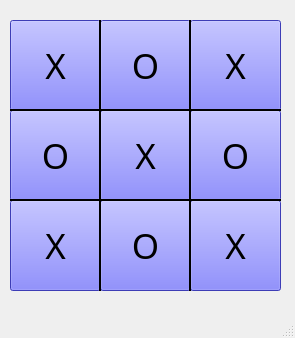
<?xml version="1.0" encoding="UTF-8"?>
<ui version="4.0">
 <class>mainWindow</class>
 <widget class="QMainWindow" name="mainWindow">
  <property name="geometry">
   <rect>
    <x>0</x>
    <y>0</y>
    <width>295</width>
    <height>338</height>
   </rect>
  </property>
  <property name="minimumSize">
   <size>
    <width>295</width>
    <height>338</height>
   </size>
  </property>
  <property name="maximumSize">
   <size>
    <width>295</width>
    <height>338</height>
   </size>
  </property>
  <property name="windowTitle">
   <string>Крестики - Нолики</string>
  </property>
  <property name="autoFillBackground">
   <bool>false</bool>
  </property>
  <widget class="QWidget" name="centralwidget">
   <widget class="QPushButton" name="btn_7">
    <property name="geometry">
     <rect>
      <x>10</x>
      <y>20</y>
      <width>91</width>
      <height>91</height>
     </rect>
    </property>
    <property name="font">
     <font>
      <family>MS Reference Sans Serif</family>
      <pointsize>26</pointsize>
     </font>
    </property>
    <property name="styleSheet">
     <string notr="true">background-color:rgb(85, 85, 255);
selection-background-color: rgb(255, 0, 255);</string>
    </property>
    <property name="text">
     <string>X</string>
    </property>
    <property name="checkable">
     <bool>false</bool>
    </property>
   </widget>
   <widget class="Line" name="line">
    <property name="geometry">
     <rect>
      <x>90</x>
      <y>20</y>
      <width>20</width>
      <height>271</height>
     </rect>
    </property>
    <property name="frameShadow">
     <enum>QFrame::Plain</enum>
    </property>
    <property name="lineWidth">
     <number>2</number>
    </property>
    <property name="orientation">
     <enum>Qt::Vertical</enum>
    </property>
   </widget>
   <widget class="QPushButton" name="btn_8">
    <property name="geometry">
     <rect>
      <x>100</x>
      <y>20</y>
      <width>91</width>
      <height>91</height>
     </rect>
    </property>
    <property name="font">
     <font>
      <family>MS Reference Sans Serif</family>
      <pointsize>26</pointsize>
     </font>
    </property>
    <property name="styleSheet">
     <string notr="true">background-color:rgb(85, 85, 255)</string>
    </property>
    <property name="text">
     <string>O</string>
    </property>
   </widget>
   <widget class="Line" name="line_2">
    <property name="geometry">
     <rect>
      <x>180</x>
      <y>20</y>
      <width>20</width>
      <height>271</height>
     </rect>
    </property>
    <property name="frameShadow">
     <enum>QFrame::Plain</enum>
    </property>
    <property name="lineWidth">
     <number>2</number>
    </property>
    <property name="orientation">
     <enum>Qt::Vertical</enum>
    </property>
   </widget>
   <widget class="QPushButton" name="btn_9">
    <property name="geometry">
     <rect>
      <x>190</x>
      <y>20</y>
      <width>91</width>
      <height>91</height>
     </rect>
    </property>
    <property name="font">
     <font>
      <family>MS Reference Sans Serif</family>
      <pointsize>26</pointsize>
     </font>
    </property>
    <property name="styleSheet">
     <string notr="true">background-color:rgb(85, 85, 255)</string>
    </property>
    <property name="text">
     <string>X</string>
    </property>
   </widget>
   <widget class="QPushButton" name="btn_4">
    <property name="geometry">
     <rect>
      <x>10</x>
      <y>110</y>
      <width>91</width>
      <height>91</height>
     </rect>
    </property>
    <property name="font">
     <font>
      <family>MS Reference Sans Serif</family>
      <pointsize>26</pointsize>
     </font>
    </property>
    <property name="styleSheet">
     <string notr="true">background-color:rgb(85, 85, 255)</string>
    </property>
    <property name="text">
     <string>O</string>
    </property>
   </widget>
   <widget class="QPushButton" name="btn_5">
    <property name="geometry">
     <rect>
      <x>100</x>
      <y>110</y>
      <width>91</width>
      <height>91</height>
     </rect>
    </property>
    <property name="font">
     <font>
      <family>MS Reference Sans Serif</family>
      <pointsize>26</pointsize>
     </font>
    </property>
    <property name="styleSheet">
     <string notr="true">background-color:rgb(85, 85, 255)</string>
    </property>
    <property name="text">
     <string>X</string>
    </property>
   </widget>
   <widget class="QPushButton" name="btn_6">
    <property name="geometry">
     <rect>
      <x>190</x>
      <y>110</y>
      <width>91</width>
      <height>91</height>
     </rect>
    </property>
    <property name="font">
     <font>
      <family>MS Reference Sans Serif</family>
      <pointsize>26</pointsize>
     </font>
    </property>
    <property name="styleSheet">
     <string notr="true">background-color:rgb(85, 85, 255)</string>
    </property>
    <property name="text">
     <string>O</string>
    </property>
   </widget>
   <widget class="QPushButton" name="btn_1">
    <property name="geometry">
     <rect>
      <x>10</x>
      <y>200</y>
      <width>91</width>
      <height>91</height>
     </rect>
    </property>
    <property name="font">
     <font>
      <family>MS Reference Sans Serif</family>
      <pointsize>26</pointsize>
     </font>
    </property>
    <property name="styleSheet">
     <string notr="true">background-color:rgb(85, 85, 255)</string>
    </property>
    <property name="text">
     <string>X</string>
    </property>
   </widget>
   <widget class="QPushButton" name="btn_2">
    <property name="geometry">
     <rect>
      <x>100</x>
      <y>200</y>
      <width>91</width>
      <height>91</height>
     </rect>
    </property>
    <property name="font">
     <font>
      <family>MS Reference Sans Serif</family>
      <pointsize>26</pointsize>
     </font>
    </property>
    <property name="styleSheet">
     <string notr="true">background-color:rgb(85, 85, 255)</string>
    </property>
    <property name="text">
     <string>O</string>
    </property>
   </widget>
   <widget class="QPushButton" name="btn_3">
    <property name="geometry">
     <rect>
      <x>190</x>
      <y>200</y>
      <width>91</width>
      <height>91</height>
     </rect>
    </property>
    <property name="font">
     <font>
      <family>MS Reference Sans Serif</family>
      <pointsize>26</pointsize>
     </font>
    </property>
    <property name="styleSheet">
     <string notr="true">background-color:rgb(85, 85, 255)</string>
    </property>
    <property name="text">
     <string>X</string>
    </property>
   </widget>
   <widget class="Line" name="line_3">
    <property name="geometry">
     <rect>
      <x>10</x>
      <y>100</y>
      <width>271</width>
      <height>21</height>
     </rect>
    </property>
    <property name="frameShadow">
     <enum>QFrame::Plain</enum>
    </property>
    <property name="lineWidth">
     <number>2</number>
    </property>
    <property name="orientation">
     <enum>Qt::Horizontal</enum>
    </property>
   </widget>
   <widget class="Line" name="line_4">
    <property name="geometry">
     <rect>
      <x>10</x>
      <y>190</y>
      <width>271</width>
      <height>21</height>
     </rect>
    </property>
    <property name="frameShadow">
     <enum>QFrame::Plain</enum>
    </property>
    <property name="lineWidth">
     <number>2</number>
    </property>
    <property name="orientation">
     <enum>Qt::Horizontal</enum>
    </property>
   </widget>
   <zorder>btn_7</zorder>
   <zorder>btn_8</zorder>
   <zorder>btn_9</zorder>
   <zorder>btn_4</zorder>
   <zorder>btn_5</zorder>
   <zorder>btn_6</zorder>
   <zorder>btn_1</zorder>
   <zorder>btn_2</zorder>
   <zorder>btn_3</zorder>
   <zorder>line</zorder>
   <zorder>line_2</zorder>
   <zorder>line_3</zorder>
   <zorder>line_4</zorder>
  </widget>
  <widget class="QMenuBar" name="menubar">
   <property name="geometry">
    <rect>
     <x>0</x>
     <y>0</y>
     <width>295</width>
     <height>21</height>
    </rect>
   </property>
  </widget>
  <widget class="QStatusBar" name="statusbar"/>
 </widget>
 <resources/>
 <connections/>
</ui>
